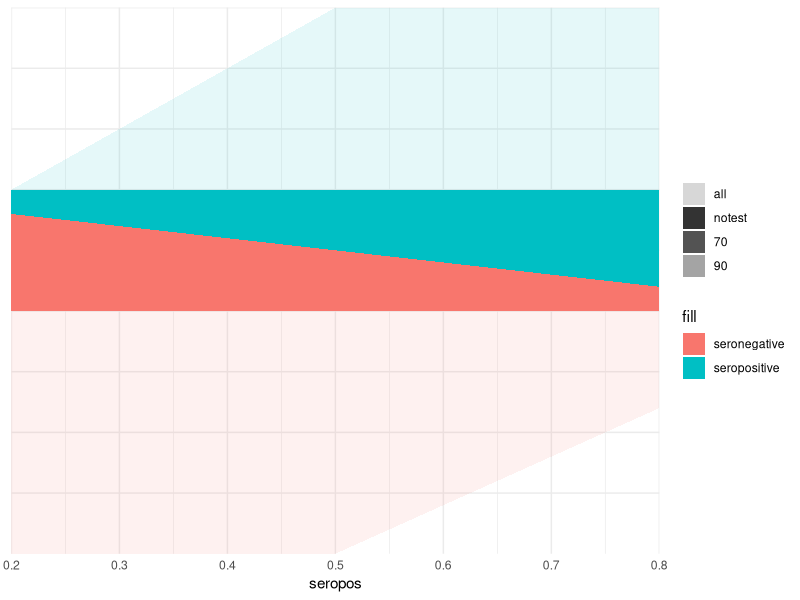

Reproduce this figure in R.

suppressPackageStartupMessages({
  require(data.table)
  require(ggplot2)
  require(patchwork)
})

#' panel A: with increasing seroprevalence, increasing
#' coverage enabled by testing

PPDmul <- function(TNR, TPR, seropos) TNR + seropos*(1+TPR-TNR)

ref <- data.table(seropos = seq(0,1,by=0.01))

covaxcoverage <- .2

ref[, notest_sp := covaxcoverage*seropos ]
ref[, notest_sn := covaxcoverage*(1-seropos) ]
ref[, test70_sp := notest_sp*(PPDmul(1, .7, seropos) - 1) ]
ref[, test70_sn := notest_sn*(PPDmul(1, .7, seropos) - 1) ]
ref[, test90_sp := notest_sp*(PPDmul(1, .9, seropos)-1) - test70_sp ]
ref[, test90_sn := notest_sn*(PPDmul(1, .9, seropos)-1) - test70_sn ]

ref.mlt <- melt.data.table(
  ref,
  id.vars = "seropos"
)[, c("scenario", "serostatus") := tstrsplit(variable, "_")]

ref.mlt[,
  ord := 2*c("notest"=2,"test70"=1,"test90"=0)[scenario]+c(sp=0, sn=1)[serostatus]
]

ref[, costlim70 := PPDmul(1, .7, seropos) - 1 ]
ref[, costlim90 := PPDmul(1, .9, seropos) - 1 ]

p.coverage <- ggplot(ref.mlt) +
  aes(seropos, value, group = ord, fill = serostatus, alpha = scenario) +
  geom_area() +
  coord_cartesian(xlim = c(0.2, 0.8), ylim = c(0, 0.5), expand = FALSE) +
  scale_alpha_manual(
    "Test Performance",
    labels = c(
      "notest"="(No Test)",
      "test70"="70% Sensitivity",
      "test90"="90% Sensitivity"
    ),
    values = c("notest"=.25, "test70"=.5, "test90"=1)
  ) +
  scale_fill_manual(
    "Vaccinee Serostatus",
    breaks = c("sp","sn"),
    labels = c(sn="Negative", sp="Positive"),
    values = c(sn="dodgerblue", sp="firebrick")
  ) +
  geom_line(aes(seropos, y=covaxcoverage, linetype = "notest"), ref, inherit.aes = FALSE, show.legend = F) +
  geom_line(aes(seropos, y=(costlim70+1)*covaxcoverage, linetype = "test70"), ref, inherit.aes = FALSE, show.legend = F) +
  geom_line(aes(seropos, y=(costlim90+1)*covaxcoverage, linetype = "test90"), ref, inherit.aes = FALSE, show.legend = F) +
  scale_y_continuous("Total Immunized Fraction", breaks = seq(0,0.5,0.1), minor_breaks = NULL) +
  scale_x_continuous("Seroprevalence") +
  scale_linetype_manual(
    values = c(notest="solid", test70="longdash", test90="dotted")
  ) +
  theme_minimal() +
  theme(
    legend.position = c(0, 1), legend.justification = c(0, 1)
  )

p.cost <- ggplot(ref) +
  aes(seropos) +
  geom_blank(aes(linetype = "notest")) +
  geom_line(aes(y=costlim70, linetype = "test70")) +
  geom_line(aes(y=costlim90, linetype = "test90")) +
  coord_cartesian(xlim = c(0.2, 0.8), ylim = c(0, 1), expand = FALSE) +
  scale_x_continuous("Seroprevalence") +
  scale_y_continuous("Cost-Limit for Testing,\nas a Fraction of Dose Cost") +
  scale_linetype_manual(
    "Test Performance",
    breaks = c("notest", "test70", "test90"),
    labels = c(
      "notest"="(No Test)",
      "test70"="70% Sensitivity",
      "test90"="90% Sensitivity"
    ),
    values = c("solid", "longdash", "dotted")
  ) +
  theme_minimal() +
  theme(
    legend.position = c(0, 1), legend.justification = c(0, 1)
  )

res.p <- p.coverage / p.cost +
  plot_annotation(tag_levels = "A") +
  plot_layout(guides = "collect")

# ref[, test70_sp := notest_sp*PPDmul(1, .7, seropos) ]
# ref[, test70_sn := notest_sn*PPDmul(1, .7, seropos) ]
# ref[, test90_sp := notest_sp*PPDmul(1, .9, seropos) ]
# ref[, test90_sn := notest_sn*PPDmul(1, .9, seropos) ]

#' want rectangle for the no-test coverage, sn expanding below 0,
#' sp expanding above rectangle

ref[, c(
  "allsn", "sn90", "sn70", "sn",
  "sp", "sp70", "sp90", "allsp"
) := .(
  notest_sn - (1-seropos),
  notest_sn - test90_sn,
  notest_sn - test70_sn,
  notest_sn,
  notest_sn + notest_sp,
  notest_sn + test70_sp,
  notest_sn + test90_sp,
  seropos
)]

ref.mlt <- melt.data.table(
  ref, id.vars = "seropos"
)

ggplot(ref) + aes(seropos) +
  geom_ribbon(aes(
    ymin = allsn, ymax = sn90,
    fill = "seronegative", alpha = "all")
  ) +
  geom_ribbon(aes(
    ymin=sn90, ymax=sn70,
    fill = "seronegative", alpha = "90"
  )) +
  geom_ribbon(aes(
    ymin=sn70, ymax = 0,
    fill = "seronegative", alpha = "70"
  )) +
  geom_ribbon(aes(
    ymax=allsp, ymin = sp90,
    fill = "seropositive", alpha = "all"
  )) +
  geom_ribbon(aes(
    ymax = sp90, ymin = sp70,
    fill = "seropositive", alpha = "90"
  )) +
  geom_ribbon(aes(
    ymax = sp70, ymin = sp,
    fill = "seropositive", alpha = "70"
  )) +
  geom_ribbon(aes(
    ymax = sp, ymin = sn,
    fill = "seropositive", alpha = "notest"
  )) +
  geom_ribbon(aes(
    ymax = sn, ymin = 0,
    fill = "seronegative", alpha = "notest"
  )) +
  coord_cartesian(
    xlim = c(.2, .8),
    ylim = c(-.4, .5),
    expand = FALSE
  ) +
  scale_alpha_manual(
    name = NULL,
    breaks = c("all", "notest", "70", "90"),
    values = c("all"=.1, "90"=.25, "70"=.6, "notest" = 1)
  ) +
  scale_y_continuous(NULL, breaks = 0.1+seq(-.4,.4,.1), minor_breaks = NULL) +
  theme_minimal() +
  theme(
    axis.text.y = element_blank()
  )
